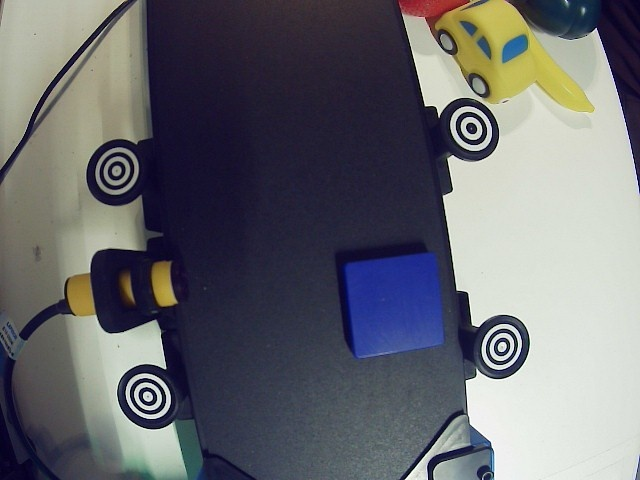
#> input picture Experiments/Experiment1OpenSetRecognision/Validation_Data/Blue_Square/1.jpg, 640 x 480 px, found by its file name
$ python main.py
#> lines starting #> are read from the running program, lines starting #| are printed output that depends on the picture
### Experiments/Experiment1OpenSetRecognision/noML_V2.py
import cv2
import numpy as np
from skimage.morphology import dilation, disk, erosion

PRINTING = False


class ImageProcessing:
    def __init__(self, crop_points: np.float32, background_image):
        self.image = None
        self.crop_points = crop_points
        self.background_image = self._create_hsv_image(background_image)
        self.background_hue, _, _ = cv2.split(self.background_image)

    def set_image(self, path: str) -> None:
        self.image = cv2.imread(path)

    # [48 lines left out: function _crop_and_warp, not called in this run]

    def _create_hsv_image(self, image: np.ndarray) -> np.ndarray:
        return cv2.cvtColor(image, cv2.COLOR_BGR2HSV)

    # [160 lines left out: functions _create_binary_image, _closing_on_image, _get_perimeter_and_area_of_biggest_object, _polsby_popper, _characterize_geometry, _get_color_of_object, not called in this run]

    def classify(self) -> str:
        # cropped_image = self._crop_and_warp()
        hsv_image = self._create_hsv_image(self.image)
        hue, saturation, value = cv2.split(self._crop_and_warp(hsv_image, noise=False))

        cv2.imwrite("Experiments/Experiment1OpenSetRecognision/Processed_Images/hue.png", hue)
        cv2.imwrite("Experiments/Experiment1OpenSetRecognision/Processed_Images/saturation.png", saturation)
        cv2.imwrite("Experiments/Experiment1OpenSetRecognision/Processed_Images/value.png", value)

        threshold = 30
        binary_image_closed = self._create_binary_image(hsv_image, threshold)

        stats = self._get_perimeter_and_area_of_biggest_object(binary_image_closed)

        if stats is None or stats[0] <= 1000:
            return "No_Object"

        area, perimeter_size = stats

        polsby_popper = self._polsby_popper(area, perimeter_size)
        if PRINTING:
            print(f"Polsby_popper {polsby_popper}")

        # Get geometry and color of object
        geometry = self._characterize_geometry(polsby_popper, area)
        object_color = self._get_color_of_object(hue, binary_image_closed)

        # If the object does not resemble a circle or a square
        if geometry is None or object_color is None:
            return "Unidentified_Object"

        shape, length = geometry
        # print(f"LENGTH: {length}")
        return object_color + "_" + shape

### Experiments/Experiment1OpenSetRecognision/main.py
import os

import cv2
import numpy as np
from noML_V2 import ImageProcessing

# ROBOT_0_SRC_Training = np.array([[174, 11], [417, 82], [463, 357], [220, 387]], dtype=np.float32)
ROBOT_0_SRC_TEST = np.array([[170, 131], [421, 102], [463, 376], [207, 417]], dtype=np.float32)
# ROBOT_1_SRC_TRAINING = np.array([[103, 134], [316, 42], [393, 326], [138, 376]], dtype=np.float32)
ROBOT_1_SRC_TEST = np.array([[116, 105], [340, 48], [412, 325], [171, 373]], dtype=np.float32)


def inspect_image(path, robot_id):

    if robot_id == 0:
        path_0 = os.path.join(script_dir, "Training_Data/No_Object/1.jpg")
        background_image_0 = cv2.imread(path_0)
        src_points_robot = ROBOT_0_SRC_TEST
        image_processor = ImageProcessing(src_points_robot, background_image_0)

    elif robot_id == 1:
        path_1 = os.path.join(script_dir, "Training_Data/No_Object/11.jpg")
        background_image_1 = cv2.imread(path_1)
        src_points_robot = ROBOT_1_SRC_TEST
        image_processor = ImageProcessing(src_points_robot, background_image_1)

    image = cv2.imread(path)

    hsv_image = image_processor._create_hsv_image(image)
    hue, saturation, value = cv2.split(hsv_image)
    threshold = 30
    binary_image = image_processor._create_binary_image(hsv_image, threshold)

    # [7 lines of commented-out code are left out]


if __name__ == "__main__":
    script_dir = os.path.dirname(os.path.abspath(__file__))
    src_points_robot_0 = ROBOT_0_SRC_TEST
    src_points_robot_1 = ROBOT_1_SRC_TEST
    path_0 = os.path.join(script_dir, "Training_Data/No_Object/1.jpg")
    path_1 = os.path.join(script_dir, "Training_Data/No_Object/11.jpg")
    background_image_0 = cv2.imread(path_0)
#> background_image_0 is the input picture: shape (480, 640, 3); mean B, G, R 111.1, 105.9, 104.9
    background_image_1 = cv2.imread(path_1)
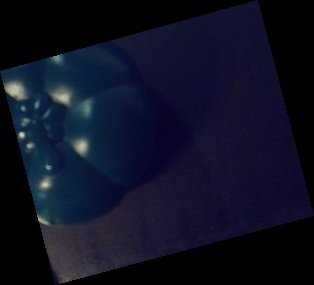
#> input picture Experiments/Experiment1OpenSetRecognision/Validation_Data/Unidentified_Object/11.jpg, 314 x 285 px, found by its file name
#> background_image_1 is the input picture: shape (285, 314, 3); mean B, G, R 34.8, 17.5, 14.3
    image_processor_0 = ImageProcessing(src_points_robot_0, background_image_0)
#> in _create_hsv_image, `return cv2.cvtColor(image, cv2.COLOR_BGR2HSV)`: returned value: shape (480, 640, 3); mean H, S, V 86, 72.2, 119.6
#> in __init__, `self.background_hue, _, _ = cv2.split(self.background_image)`:
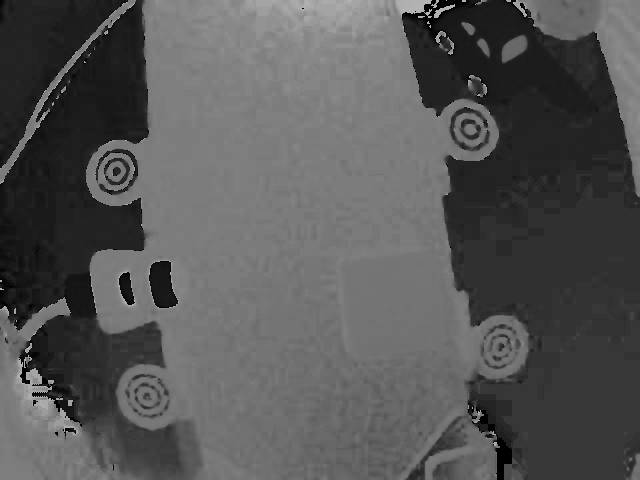
#> self.background_hue: shape (480, 640); min 0, max 179, mean 86
    image_processor_1 = ImageProcessing(src_points_robot_1, background_image_1)
#> in _create_hsv_image (call 2), `return cv2.cvtColor(image, cv2.COLOR_BGR2HSV)`: returned value: shape (285, 314, 3); mean H, S, V 82.8, 122.6, 35
#> in __init__ (call 2), `self.background_hue, _, _ = cv2.split(self.background_image)`:
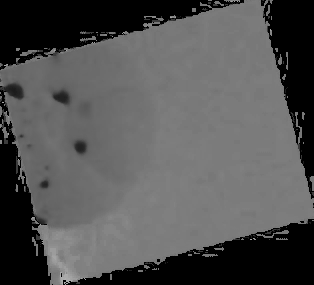
#> self.background_hue: shape (285, 314); min 0, max 177, mean 82.8

    manual_image_path = os.path.join(script_dir, "Test_Data/No_Object/11.jpg")
    # inspect_image(manual_image_path, 1)

    labels = ["Blue_Circle", "Blue_Square", "Red_Circle", "Red_Square", "Green_Circle", "Green_Square", "No_Object", "Unidentified_Object"]
    labels = ["No_Object"]

    correctly_labeled_images = 0
    falsy_labeled_images = 0

    for label in labels:
        print(label)
        number_of_image = 20 if label == "Unidentified_Object" else 6
        for i in range(number_of_image):
            if i == 1:
                image_path = os.path.join(script_dir, "Validation_Data", label, f"{i + 1}.jpg")
                if i < number_of_image / 2:
                    image_processor_0.set_image(image_path)
#> (the run stopped early here; a loop or call above may not have finished)
